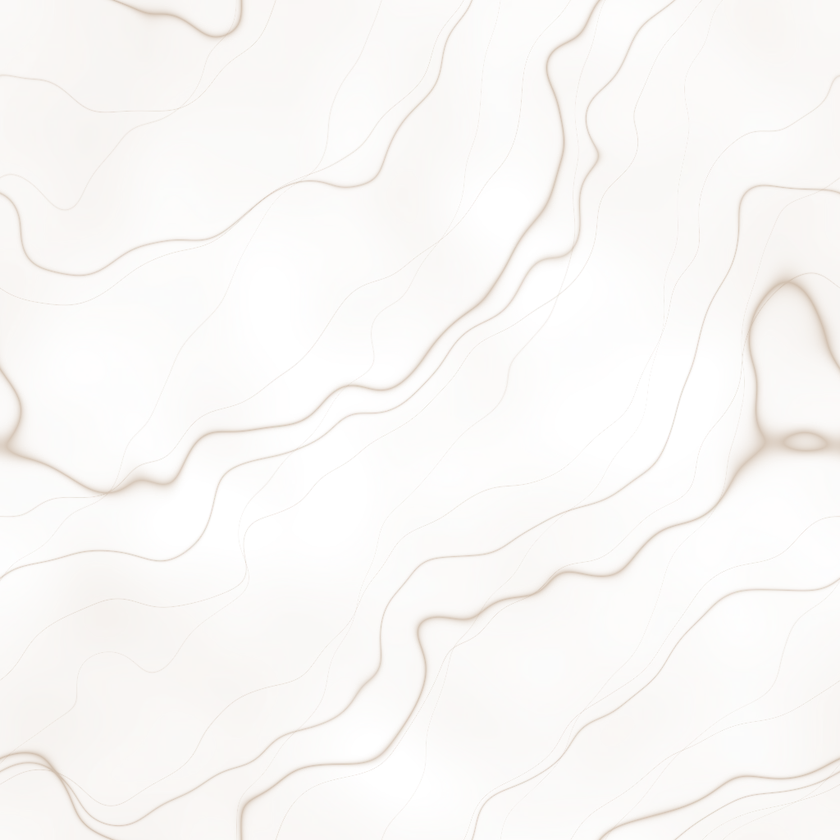
#> input picture marmol_marfil_2026-11-22_2110.webp, 840 x 840 px, shrunk from 1024 x 1024 before the run
$ python generar-iconos-nav.py
#> lines starting #> are read from the running program, lines starting #| are printed output that depends on the picture
# Genera la textura fuerte del marmol (marmol_marfil_fuerte.webp).
# Los iconos de la barra inferior se generan con scripts/generar-iconos-barra.py.
import os
from PIL import Image
RAIZ=os.path.join(os.path.dirname(os.path.abspath(__file__)),'..')

# Textura fuerte: el original tiene alfa maximo 110/255 (promedio ~4 %); se multiplica x4 (la intensidad se ajusta con --intensidad-marmol)
m=Image.open(os.path.join(RAIZ,'marmol_marfil_2026-11-22_2110.webp')).convert('RGBA')
#> m is the input picture: PIL image 840x840 RGBA; mean R, G, B, A 143.6, 102.2, 69.9, 10.4
a=m.getchannel('A').point(lambda v:min(255,int(v*4.0)))
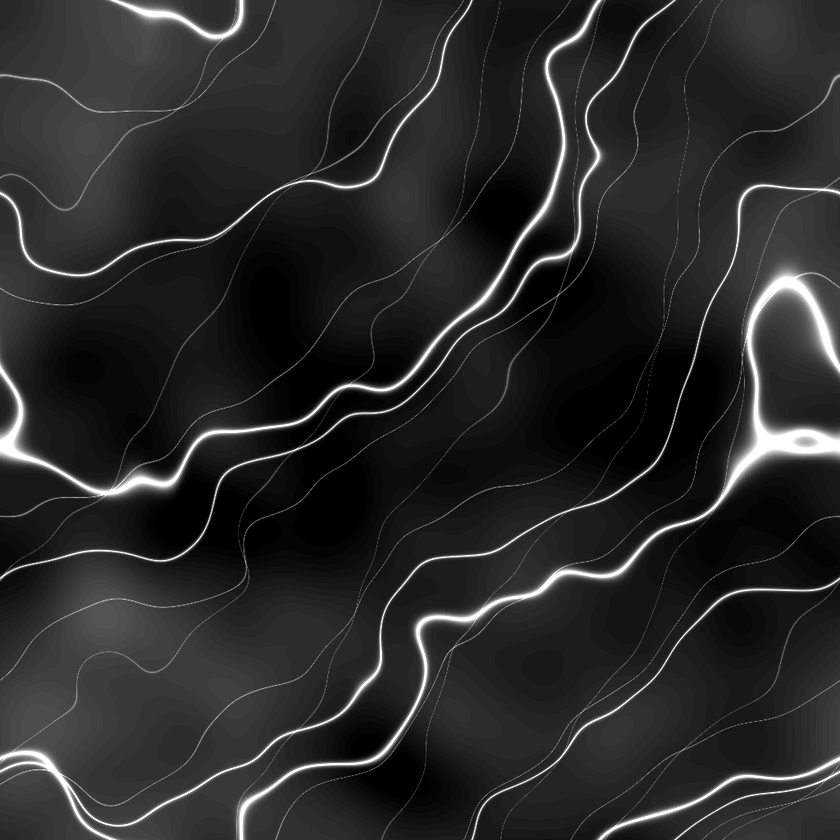
#> a: PIL image 840x840 L; min 0, max 255, mean 41
m.putalpha(a); m.save(os.path.join(RAIZ,'marmol_marfil_fuerte.webp'),quality=88,method=6)
#> after `m.putalpha(a)`:
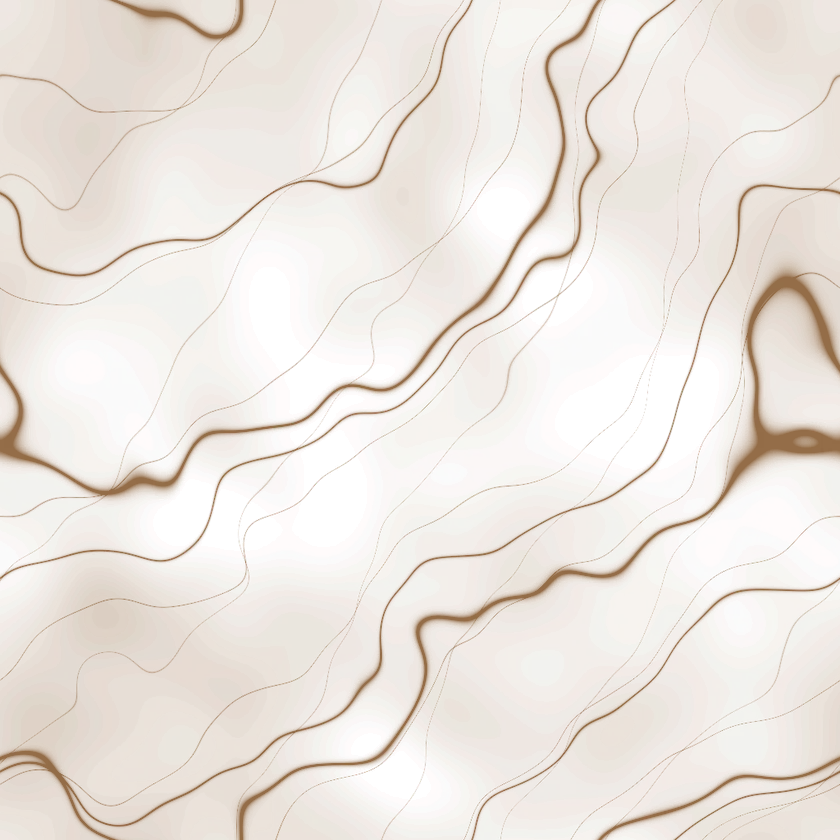
#> m: PIL image 840x840 RGBA; mean R, G, B, A 143.6, 102.2, 69.9, 41; transparent parts drawn white
print('ok')

$ run again, with nav-favoritos-bronce.webp copied over marmol_marfil_2026-11-22_2110.webp
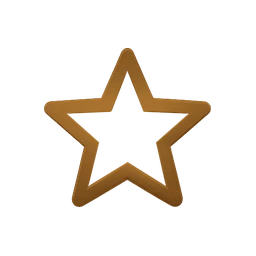
#> input picture nav-favoritos-bronce.webp, 256 x 256 px
#> m is the input picture: PIL image 256x256 RGBA; mean R, G, B, A 101, 66.8, 27.1, 28.9
#> `a=m.getchannel('A').point(lambda v:min(255,int(v*4.0)))`:
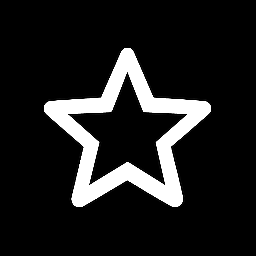
#> a: PIL image 256x256 L; min 0, max 255, mean 30.7

$ run again, with nav-guia-bronce.webp copied over marmol_marfil_2026-11-22_2110.webp
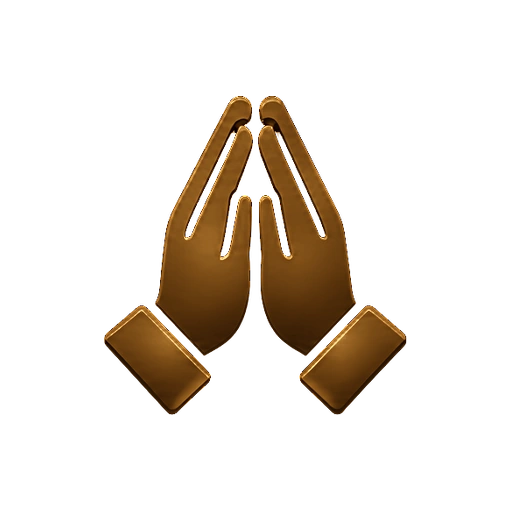
#> input picture nav-guia-bronce.webp, 512 x 512 px
#> m is the input picture: PIL image 512x512 RGBA; mean R, G, B, A 95.3, 59.2, 18.2, 40.8
#> `a=m.getchannel('A').point(lambda v:min(255,int(v*4.0)))`:
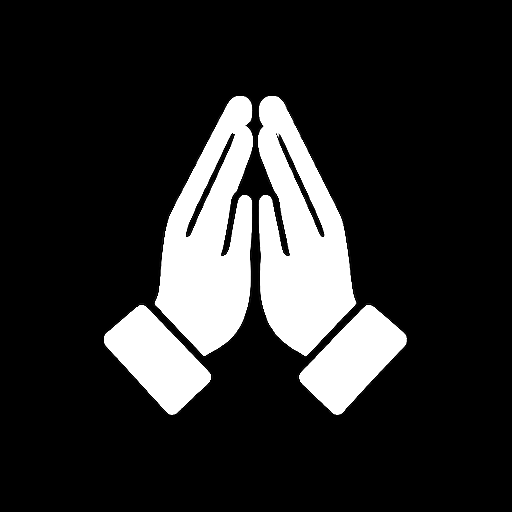
#> a: PIL image 512x512 L; min 0, max 255, mean 41.9
